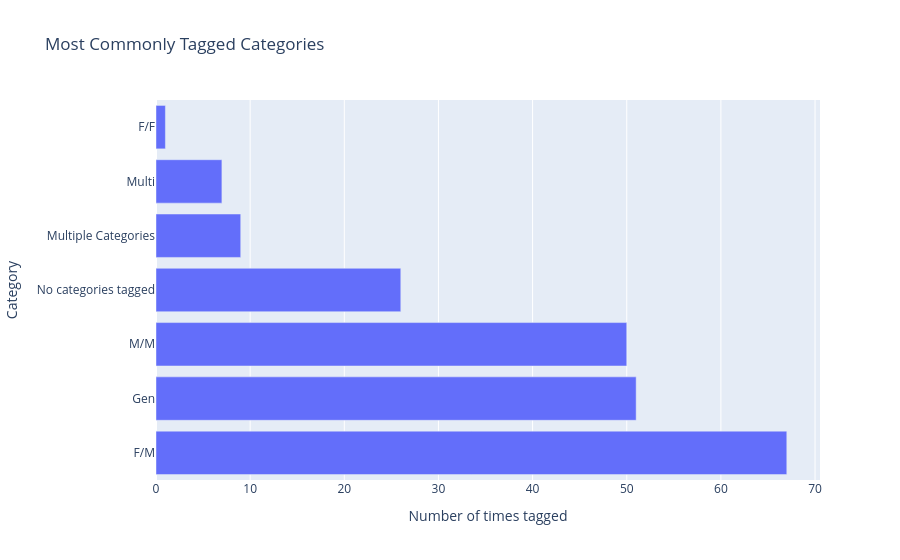

This figure's notebook cell:
### Code cell
# plotly bar chart
labels = {'Category':'Category', 'count':'Number of times tagged'}
fig = px.bar(df_categories, x="count", y="Category", labels=labels, title='Most Commonly Tagged Categories')
fig.show()
fig.write_html("/home/ekmys/PycharmProjects/IMT542_FinalProject_Stelter/assets/visualizations/most_common_categories.html")

### Figure 1 — Plotly figure (JSON) as saved in the notebook; plotly's stock layout.template omitted (floating-point values rounded to 4 significant figures)
{"data": [{"hovertemplate": "Number of times tagged=%{x}<br>Category=%{y}<extra></extra>", "legendgroup": "", "marker": {"color": "#636efa", "pattern": {"shape": ""}}, "name": "", "orientation": "h", "showlegend": false, "textposition": "auto", "x": [67, 51, 50, 26, 9, 7, 1], "xaxis": "x", "y": ["F/M", "Gen", "M/M", "No categories tagged", "Multiple Categories", "Multi", "F/F"], "yaxis": "y", "type": "bar"}], "layout": {"xaxis": {"anchor": "y", "domain": [0.0, 1.0], "title": {"text": "Number of times tagged"}}, "yaxis": {"anchor": "x", "domain": [0.0, 1.0], "title": {"text": "Category"}}, "legend": {"tracegroupgap": 0}, "title": {"text": "Most Commonly Tagged Categories"}, "barmode": "relative"}}
